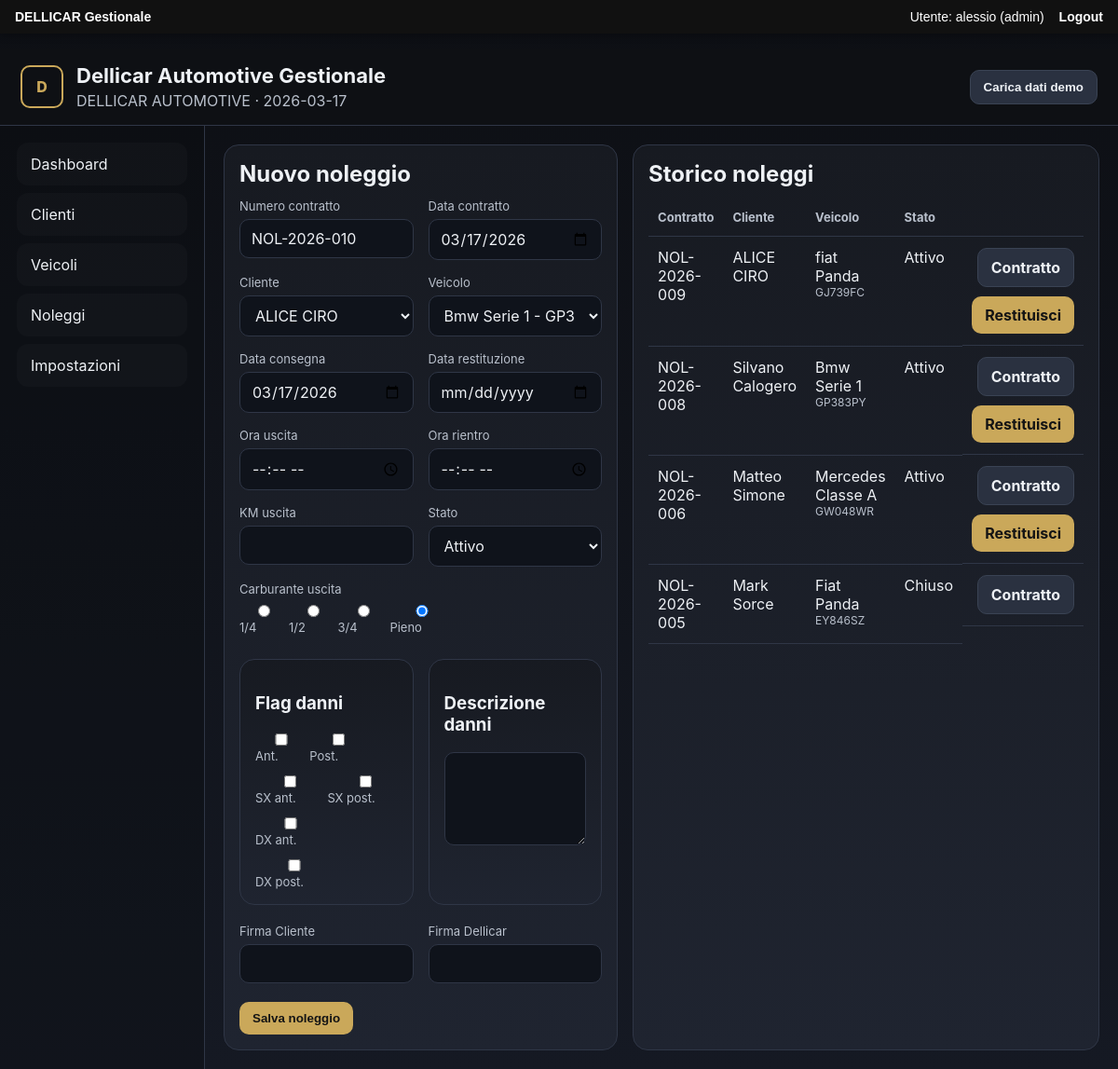
Page /rentals (signed in) on the committed database.
### tables this page shows
CREATE TABLE settings (
                key TEXT PRIMARY KEY,
                value TEXT NOT NULL
            );

CREATE TABLE rentals (
                id INTEGER PRIMARY KEY AUTOINCREMENT,
                contract_number TEXT NOT NULL UNIQUE,
                contract_date TEXT NOT NULL,
                client_id INTEGER NOT NULL,
                vehicle_id INTEGER NOT NULL,
                delivery_date TEXT,
                return_date TEXT,
                km_out INTEGER DEFAULT 0,
                km_in INTEGER,
                fuel_out TEXT,
                fuel_in TEXT,
                status TEXT NOT NULL DEFAULT 'Attivo',
                damage_front INTEGER DEFAULT 0,
                damage_rear INTEGER DEFAULT 0,
                damage_left_front INTEGER DEFAULT 0,
                damage_left_rear INTEGER DEFAULT 0,
                damage_right_front INTEGER DEFAULT 0,
                damage_right_rear INTEGER DEFAULT 0,
                damage_notes TEXT,
                return_notes TEXT,
                client_signature TEXT,
                dellicar_signature TEXT, COLUM ora_uscita TEXT, ora_uscita TEXT, delivery_time TEXT,
                FOREIGN KEY (client_id) REFERENCES clients(id),
                FOREIGN KEY (vehicle_id) REFERENCES vehicles(id)
            );

CREATE TABLE clients (
                id INTEGER PRIMARY KEY AUTOINCREMENT,
                full_name TEXT NOT NULL,
                phone TEXT,
                email TEXT,
                residence TEXT,
                license_number TEXT,
                license_expiry TEXT,
                issued_by TEXT,
                notes TEXT
            );

CREATE TABLE vehicles (
                id INTEGER PRIMARY KEY AUTOINCREMENT,
                make_model TEXT NOT NULL,
                plate TEXT NOT NULL UNIQUE,
                km INTEGER DEFAULT 0,
                status TEXT NOT NULL DEFAULT 'Disponibile',
                fuel TEXT NOT NULL DEFAULT 'Pieno',
                notes TEXT
            );

### app.py (the view, shortened to what this page needs)
@app.route("/rentals", methods=["GET", "POST"])
@role_required("admin","segretaria")
def rentals() -> str:
    db = get_db()
    rows = db.execute(
        """
        SELECT rentals.*, clients.full_name, vehicles.make_model, vehicles.plate
        FROM rentals
        JOIN clients ON clients.id = rentals.client_id
        JOIN vehicles ON vehicles.id = rentals.vehicle_id
        ORDER BY rentals.id DESC
        """
    ).fetchall()
    clients_rows = db.execute("SELECT id, full_name FROM clients ORDER BY full_name").fetchall()
    vehicle_rows = db.execute(
        "SELECT id, make_model, plate, km FROM vehicles ORDER BY make_model"
    ).fetchall()
    return render_template(
        "rentals.html",
        rentals=rows,
        clients=clients_rows,
        vehicles=vehicle_rows,
        next_contract=next_contract_number(),
    )

### app.py (called while the page is built)
def role_required(*roles):
    def decorator(f):
        @wraps(f)
        def wrapped(*args, **kwargs):
            if not session.get("logged"):
                return redirect("/login")
            if session.get("role") not in roles:
                return "Accesso negato", 403
            return f(*args, **kwargs)
        return wrapped
    return decorator

def get_db():
    if "db" not in g:
        if USE_POSTGRES:
            import psycopg2
            conn = psycopg2.connect(DATABASE_URL)
            g.db = conn
        else:
            g.db = sqlite3.connect(DB_PATH, timeout=10)
            g.db.execute("PRAGMA journal_mode=WAL;")
            g.db.execute("PRAGMA synchronous=NORMAL;")
            g.db.row_factory = sqlite3.Row
    return g.db

def get_settings() -> dict[str, str]:
    db = get_db()
    rows = db.execute("SELECT key, value FROM settings").fetchall()
    data = {row["key"]: row["value"] for row in rows}
    for k, v in DEFAULT_SETTINGS.items():
        data.setdefault(k, v)
    return data

def next_contract_number() -> str:
    year = date.today().year
    db = get_db()
    rows = db.execute(
        "SELECT contract_number FROM rentals WHERE contract_number LIKE ?",
        (f"NOL-{year}-%",),
    ).fetchall()
    nums = []
    for row in rows:
        try:
            nums.append(int(row["contract_number"].split("-")[-1]))
        except Exception:
            pass
    next_num = max(nums, default=0) + 1
    return f"NOL-{year}-{next_num:03d}"

@app.context_processor
def inject_globals() -> dict[str, Any]:
    return {"company": get_settings(), "today": date.today().isoformat()}

### templates/rentals.html
{% extends 'base.html' %}
{% block content %}
<div class="grid-2">
  <section class="panel">
    <h2>Nuovo noleggio</h2>
    <form method="post">
      <div class="form-grid">
        <div><label>Numero contratto</label><input value="{{ next_contract }}" disabled></div>
        <div><label>Data contratto</label><input name="contract_date" type="date" value="{{ today }}"></div>
        <div><label>Cliente</label><select name="client_id" required>{% for c in clients %}<option value="{{ c.id }}">{{ c.full_name }}</option>{% endfor %}</select></div>
        <div><label>Veicolo</label><select name="vehicle_id" required>{% for v in vehicles %}<option value="{{ v.id }}">{{ v.make_model }} - {{ v.plate }}</option>{% endfor %}</select></div>
        <div><label>Data consegna</label><input name="delivery_date" type="date" value="{{ today }}"></div>
        <div><label>Data restituzione</label><input name="return_date" type="date"></div>
        <div><label>Ora uscita</label><input name="ora_uscita" type="time"></div>
        <div><label>Ora rientro</label><input name="ora_rientro" type="time"></div>
        <div><label>KM uscita</label><input name="km_out" type="number"></div>
        <div><label>Stato</label><select name="status"><option>Attivo</option><option>Chiuso</option></select></div>
        <div class="full"><label>Carburante uscita</label>
          <div class="fuel-row">
            <label><input type="radio" name="fuel_out" value="1/4"> 1/4</label>
            <label><input type="radio" name="fuel_out" value="1/2"> 1/2</label>
            <label><input type="radio" name="fuel_out" value="3/4"> 3/4</label>
            <label><input type="radio" name="fuel_out" value="Pieno" checked> Pieno</label>
          </div>
        </div>
      </div>
      <div class="grid-2 mt-20">
        <div class="subpanel">
          <h3>Flag danni</h3>
          <div class="check-list">
            <label><input type="checkbox" name="damage_front"> Ant.</label>
            <label><input type="checkbox" name="damage_rear"> Post.</label>
            <label><input type="checkbox" name="damage_left_front"> SX ant.</label>
            <label><input type="checkbox" name="damage_left_rear"> SX post.</label>
            <label><input type="checkbox" name="damage_right_front"> DX ant.</label>
            <label><input type="checkbox" name="damage_right_rear"> DX post.</label>
          </div>
        </div>
        <div class="subpanel">
          <h3>Descrizione danni</h3>
          <textarea name="damage_notes"></textarea>
        </div>
      </div>
      <div class="grid-2 mt-20">
        <div><label>Firma Cliente</label><input name="client_signature"></div>
        <div><label>Firma Dellicar</label><input name="dellicar_signature"></div>
      </div>
      <div class="mt-20"><button class="btn" type="submit">Salva noleggio</button></div>
    </form>
  </section>
  <section class="panel">
    <h2>Storico noleggi</h2>
    {% if rentals %}
    <table>
      <thead><tr><th>Contratto</th><th>Cliente</th><th>Veicolo</th><th>Stato</th><th></th></tr></thead>
      <tbody>
        {% for r in rentals %}
        <tr>
          <td>{{ r.contract_number }}</td>
          <td>{{ r.full_name }}</td>
          <td>{{ r.make_model }}<div class="muted small">{{ r.plate }}</div></td>
          <td>{{ r.status }}</td>
          <td class="actions-inline">
            <a class="btn secondary" href="{{ url_for('rental_detail', rental_id=r.id) }}">Contratto</a>
            {% if r.status == 'Attivo' %}<a class="btn" href="{{ url_for('close_rental', rental_id=r.id) }}">Restituisci</a>{% endif %}
          </td>
        </tr>
        {% endfor %}
      </tbody>
    </table>
    {% else %}<div class="empty">Nessun noleggio inserito.</div>{% endif %}
  </section>
</div>
{% endblock %}

### templates/base.html (shortened to what this page needs)
<!DOCTYPE html>
<html lang="it">
<head>
  <link rel="stylesheet" href="{{ url_for('static', filename='style.css') }}">
</head>
<body>
{% if session.get("logged") %}
<div class="dellicar-userbar">
    <div><strong>DELLICAR Gestionale</strong></div>
    <div>Utente: {{ session.get("username","-") }} ({{ session.get("role","-") }}) <a href="/logout">Logout</a></div>
</div>
{% endif %}
  <header class="topbar">
    <div class="brand-wrap">
      <div class="logo-box">D</div>
      <div>
        <h1>Dellicar Automotive Gestionale</h1>
        <p>{{ company.company_name }} · {{ today }}</p>
      </div>
    </div>
    <form class="demo-form" method="post" action="{{ url_for('seed_demo_route') }}">
      <button type="submit" class="btn secondary">Carica dati demo</button>
    </form>
  </header>
  <div class="layout">
    <aside class="sidebar">
      <a href="{{ url_for('dashboard') }}">Dashboard</a>
      <a href="{{ url_for('clients') }}">Clienti</a>
      <a href="{{ url_for('vehicles') }}">Veicoli</a>
      <a href="{{ url_for('rentals') }}">Noleggi</a>
      <a href="{{ url_for('settings') }}">Impostazioni</a>
    </aside>
    <main class="content">
      {% block content %}{% endblock %}
    </main>
  </div>
</body>
</html>

### static/style.css (style rules this page uses)
:root { --bg:#0f1115; --panel:#171a21; --panel2:#1f2430; --text:#eef1f5; --muted:#b9c0cc; --gold:#caa85a; --line:#2f3646; --danger:#d64545; }
* { box-sizing:border-box }
body { margin:0;font-family:-apple-system,BlinkMacSystemFont,"Segoe UI",Roboto,Arial,sans-serif;background:linear-gradient(180deg,#0d0f14,#151923);color:var(--text) }
a { color:inherit;text-decoration:none }
.topbar { display:flex;justify-content:space-between;align-items:center;gap:16px;padding:16px 22px;border-bottom:1px solid var(--line);position:sticky;top:0;background:rgba(15,17,21,.95);backdrop-filter:blur(8px);z-index:10 }
.brand-wrap { display:flex;align-items:center;gap:14px }
.brand-wrap h1 { margin:0;font-size:22px }
.brand-wrap p { margin:4px 0 0;color:var(--muted) }
.logo-box { width:46px;height:46px;border:2px solid var(--gold);border-radius:10px;display:grid;place-items:center;color:var(--gold);font-weight:800 }
.layout { display:grid;grid-template-columns:220px 1fr;min-height:calc(100vh - 79px) }
.sidebar { padding:18px;border-right:1px solid var(--line);background:rgba(10,12,16,.35);display:flex;flex-direction:column;gap:8px }
.sidebar a { padding:12px 14px;border-radius:12px;background:rgba(255,255,255,.02);border:1px solid transparent }
.content { padding:20px }
.cards,.grid-2,.form-grid,.contract-grid,.damage-layout { display:grid;gap:16px }
.grid-2,.contract-grid { grid-template-columns:1fr 1fr }
.form-grid { grid-template-columns:1fr 1fr }
.card,.panel,.subpanel { background:linear-gradient(180deg,var(--panel),var(--panel2));border:1px solid var(--line);border-radius:16px;padding:16px }
.panel h2 { margin:0 0 12px }
.btn { display:inline-block;padding:10px 14px;border-radius:10px;background:var(--gold);color:#141414;font-weight:700;border:none;cursor:pointer }
.btn.secondary { background:#2a3140;color:var(--text);border:1px solid #3a4354 }
input,select,textarea { width:100%;padding:10px 12px;border-radius:10px;border:1px solid var(--line);background:#0f131b;color:var(--text);font:inherit }
textarea { min-height:100px;resize:vertical }
label { display:block;font-size:13px;color:var(--muted);margin-bottom:6px }
.full { grid-column:1 / -1 }
.mt-20 { margin-top:20px }
.small { font-size:12px }
.muted { color:var(--muted) }
table { width:100%;border-collapse:collapse }
th,td { padding:12px 10px;border-bottom:1px solid var(--line);vertical-align:top }
th { text-align:left;color:var(--muted);font-size:13px }
.fuel-row,.check-list,.actions-inline { display:flex;flex-wrap:wrap;gap:10px }
.check-list label { margin:0 }
.actions-inline { justify-content:flex-end }

### templates/base.html (style rules this page uses)
.dellicar-userbar { position:fixed; top:0; left:0; right:0; z-index:9999; background:#111; color:#fff; padding:10px 16px; font-family:Arial,sans-serif; font-size:14px; display:flex; justify-content:space-between; align-items:center; box-shadow:0 2px 8px rgba(0,0,0,0.25); }
.dellicar-userbar a { color:#fff; text-decoration:none; font-weight:bold; margin-left:12px; }
body { padding-top:52px !important; }

### rows in the picture
settings: company_name "DELLICAR AUTOMOTIVE"
rentals: contract_number "NOL-2026-009", full_name "ALICE CIRO", make_model "fiat Panda", plate "GJ739FC", status "Attivo"
rentals: contract_number "NOL-2026-008", full_name "Silvano Calogero", make_model "Bmw Serie 1", plate "GP383PY", status "Attivo"
rentals: contract_number "NOL-2026-006", full_name "Matteo Simone", make_model "Mercedes Classe A", plate "GW048WR", status "Attivo"
rentals: contract_number "NOL-2026-005", full_name "Mark Sorce", make_model "Fiat Panda", plate "EY846SZ", status "Chiuso"

### other values in the picture
{{ session.get("username","-") }} "alessio"
{{ session.get("role","-") }} "admin"
form field client_id "ALICE CIRO"
form field vehicle_id "Bmw Serie 1 - GP383PY"
